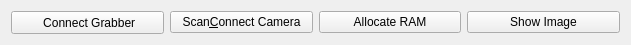
     <widget class="QWidget" name="horizontalLayoutWidget">
      <property name="geometry">
       <rect>
        <x>10</x>
        <y>480</y>
        <width>631</width>
        <height>31</height>
       </rect>
      </property>
      <layout class="QHBoxLayout" name="horizontalLayout">
       <item>
        <widget class="QPushButton" name="connect_grabber_pushButton">
         <property name="minimumSize">
          <size>
           <width>153</width>
           <height>23</height>
          </size>
         </property>
         <property name="text">
          <string> Connect Grabber</string>
         </property>
         <property name="icon">
          <iconset resource="image.qrc">
           <normaloff>:/new/prefix1/images/connect.png</normaloff>:/new/prefix1/images/connect.png</iconset>
         </property>
         <property name="iconSize">
          <size>
           <width>16</width>
           <height>16</height>
          </size>
         </property>
        </widget>
       </item>
       <item>
        <widget class="QPushButton" name="connect_camera_pushButton_2">
         <property name="text">
          <string>Scan&amp;Connect Camera</string>
         </property>
         <property name="icon">
          <iconset resource="image.qrc">
           <normaloff>:/new/prefix1/images/camera.png</normaloff>:/new/prefix1/images/camera.png</iconset>
         </property>
        </widget>
       </item>
       <item>
        <widget class="QPushButton" name="allocate_Ram_pushButton">
         <property name="text">
          <string>Allocate RAM</string>
         </property>
         <property name="icon">
          <iconset resource="image.qrc">
           <normaloff>:/new/prefix1/images/allocate.png</normaloff>:/new/prefix1/images/allocate.png</iconset>
         </property>
        </widget>
       </item>
       <item>
        <widget class="QPushButton" name="show_image_pushButton_2">
         <property name="minimumSize">
          <size>
           <width>153</width>
           <height>20</height>
          </size>
         </property>
         <property name="text">
          <string>Show Image</string>
         </property>
         <property name="icon">
          <iconset resource="image.qrc">
           <normaloff>:/new/prefix1/images/display.png</normaloff>:/new/prefix1/images/display.png</iconset>
         </property>
        </widget>
       </item>
      </layout>
     </widget>
